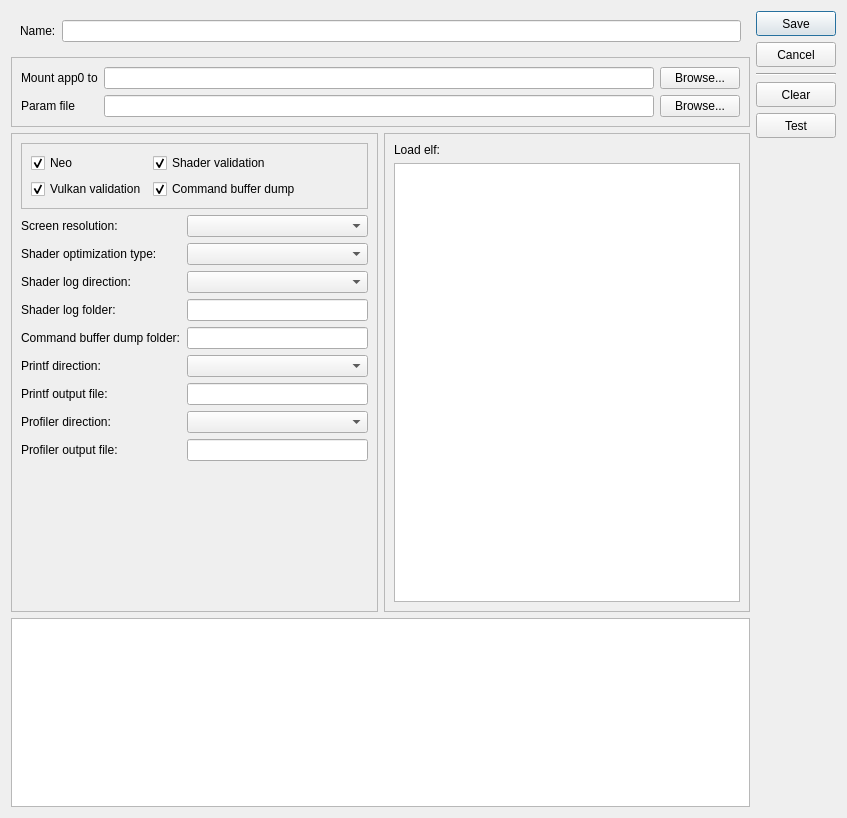
<?xml version="1.0" encoding="UTF-8"?>
<ui version="4.0">
 <class>ConfigurationEditDialog</class>
 <widget class="QDialog" name="ConfigurationEditDialog">
  <property name="geometry">
   <rect>
    <x>0</x>
    <y>0</y>
    <width>837</width>
    <height>818</height>
   </rect>
  </property>
  <property name="windowTitle">
   <string>Dialog</string>
  </property>
  <property name="locale">
   <locale language="English" country="UnitedStates"/>
  </property>
  <layout class="QGridLayout" name="gridLayout">
   <item row="1" column="1">
    <spacer name="verticalSpacer">
     <property name="orientation">
      <enum>Qt::Vertical</enum>
     </property>
     <property name="sizeHint" stdset="0">
      <size>
       <width>20</width>
       <height>0</height>
      </size>
     </property>
    </spacer>
   </item>
   <item row="0" column="0" rowspan="2">
    <layout class="QVBoxLayout" name="verticalLayout_2">
     <property name="sizeConstraint">
      <enum>QLayout::SetDefaultConstraint</enum>
     </property>
     <item>
      <widget class="QFrame" name="frame">
       <property name="sizePolicy">
        <sizepolicy hsizetype="Preferred" vsizetype="Maximum">
         <horstretch>0</horstretch>
         <verstretch>0</verstretch>
        </sizepolicy>
       </property>
       <property name="frameShape">
        <enum>QFrame::NoFrame</enum>
       </property>
       <property name="frameShadow">
        <enum>QFrame::Raised</enum>
       </property>
       <layout class="QFormLayout" name="formLayout">
        <item row="0" column="0">
         <widget class="QLabel" name="label_2">
          <property name="text">
           <string>Name:</string>
          </property>
         </widget>
        </item>
        <item row="0" column="1">
         <widget class="MandatoryLineEdit" name="name_lineedit">
          <property name="toolTip">
           <string>&lt;html&gt;&lt;head/&gt;&lt;body&gt;&lt;p&gt;Configuration name&lt;/p&gt;&lt;/body&gt;&lt;/html&gt;</string>
          </property>
          <property name="frame">
           <bool>true</bool>
          </property>
          <property name="clearButtonEnabled">
           <bool>true</bool>
          </property>
         </widget>
        </item>
       </layout>
      </widget>
     </item>
     <item>
      <widget class="QFrame" name="file_groupbox">
       <property name="sizePolicy">
        <sizepolicy hsizetype="Preferred" vsizetype="Maximum">
         <horstretch>0</horstretch>
         <verstretch>0</verstretch>
        </sizepolicy>
       </property>
       <property name="frameShape">
        <enum>QFrame::StyledPanel</enum>
       </property>
       <layout class="QFormLayout" name="formLayout_5">
        <item row="0" column="0">
         <widget class="QLabel" name="label_14">
          <property name="sizePolicy">
           <sizepolicy hsizetype="Fixed" vsizetype="Preferred">
            <horstretch>0</horstretch>
            <verstretch>0</verstretch>
           </sizepolicy>
          </property>
          <property name="text">
           <string>Mount app0 to</string>
          </property>
         </widget>
        </item>
        <item row="0" column="1">
         <layout class="QHBoxLayout" name="horizontalLayout_6">
          <item>
           <widget class="MandatoryLineEdit" name="base_directory_lineedit">
            <property name="minimumSize">
             <size>
              <width>550</width>
              <height>0</height>
             </size>
            </property>
            <property name="toolTip">
             <string>&lt;html&gt;&lt;head/&gt;&lt;body&gt;&lt;p&gt;Name of the directory where game is located&lt;/p&gt;&lt;/body&gt;&lt;/html&gt;</string>
            </property>
            <property name="clearButtonEnabled">
             <bool>true</bool>
            </property>
           </widget>
          </item>
          <item>
           <widget class="QPushButton" name="browse_base_dir_button">
            <property name="text">
             <string>Browse...</string>
            </property>
            <property name="autoDefault">
             <bool>false</bool>
            </property>
           </widget>
          </item>
         </layout>
        </item>
        <item row="2" column="0">
         <widget class="QLabel" name="label_17">
          <property name="sizePolicy">
           <sizepolicy hsizetype="Fixed" vsizetype="Preferred">
            <horstretch>0</horstretch>
            <verstretch>0</verstretch>
           </sizepolicy>
          </property>
          <property name="text">
           <string>Param file</string>
          </property>
         </widget>
        </item>
        <item row="2" column="1">
         <layout class="QHBoxLayout" name="horizontalLayout_8">
          <item>
           <widget class="QLineEdit" name="param_file_lineedit">
            <property name="toolTip">
             <string>&lt;html&gt;&lt;head/&gt;&lt;body&gt;&lt;p&gt;Path to &lt;span style=&quot; font-weight:600;&quot;&gt;param.sfo&lt;/span&gt; file&lt;/p&gt;&lt;/body&gt;&lt;/html&gt;</string>
            </property>
            <property name="clearButtonEnabled">
             <bool>true</bool>
            </property>
           </widget>
          </item>
          <item>
           <widget class="QPushButton" name="browse_param_file_button">
            <property name="text">
             <string>Browse...</string>
            </property>
            <property name="autoDefault">
             <bool>false</bool>
            </property>
           </widget>
          </item>
         </layout>
        </item>
       </layout>
      </widget>
     </item>
     <item>
      <layout class="QHBoxLayout" name="horizontalLayout">
       <item>
        <widget class="QFrame" name="configuaration_groupbox">
         <property name="sizePolicy">
          <sizepolicy hsizetype="Preferred" vsizetype="Expanding">
           <horstretch>0</horstretch>
           <verstretch>0</verstretch>
          </sizepolicy>
         </property>
         <property name="frameShape">
          <enum>QFrame::StyledPanel</enum>
         </property>
         <layout class="QFormLayout" name="formLayout_6">
          <property name="sizeConstraint">
           <enum>QLayout::SetDefaultConstraint</enum>
          </property>
          <property name="fieldGrowthPolicy">
           <enum>QFormLayout::AllNonFixedFieldsGrow</enum>
          </property>
          <item row="0" column="0" colspan="2">
           <widget class="QFrame" name="frame_4">
            <property name="frameShape">
             <enum>QFrame::StyledPanel</enum>
            </property>
            <property name="frameShadow">
             <enum>QFrame::Raised</enum>
            </property>
            <layout class="QGridLayout" name="gridLayout_5">
             <item row="0" column="0">
              <widget class="QCheckBox" name="checkBox_neo">
               <property name="toolTip">
                <string>Enable PS4 Pro mode</string>
               </property>
               <property name="text">
                <string>Neo</string>
               </property>
               <property name="checked">
                <bool>true</bool>
               </property>
              </widget>
             </item>
             <item row="1" column="0">
              <widget class="QCheckBox" name="checkBox_vulkan_validation">
               <property name="toolTip">
                <string>Enable Vulkan validation layers</string>
               </property>
               <property name="text">
                <string>Vulkan validation</string>
               </property>
               <property name="checked">
                <bool>true</bool>
               </property>
              </widget>
             </item>
             <item row="0" column="1">
              <widget class="QCheckBox" name="checkBox_shader_validation">
               <property name="toolTip">
                <string>Validate SPIR-V binary</string>
               </property>
               <property name="text">
                <string>Shader validation</string>
               </property>
               <property name="checked">
                <bool>true</bool>
               </property>
              </widget>
             </item>
             <item row="1" column="1">
              <widget class="QCheckBox" name="checkBox_cmd_dump">
               <property name="toolTip">
                <string>Dump command buffers</string>
               </property>
               <property name="text">
                <string>Command buffer dump</string>
               </property>
               <property name="checked">
                <bool>true</bool>
               </property>
              </widget>
             </item>
             <item row="1" column="2">
              <spacer name="horizontalSpacer">
               <property name="orientation">
                <enum>Qt::Horizontal</enum>
               </property>
               <property name="sizeHint" stdset="0">
                <size>
                 <width>40</width>
                 <height>20</height>
                </size>
               </property>
              </spacer>
             </item>
            </layout>
           </widget>
          </item>
          <item row="1" column="0">
           <widget class="QLabel" name="label_16">
            <property name="text">
             <string>Screen resolution:</string>
            </property>
           </widget>
          </item>
          <item row="1" column="1">
           <widget class="QComboBox" name="comboBox_screen_resolution">
            <property name="toolTip">
             <string>Window resolution</string>
            </property>
           </widget>
          </item>
          <item row="2" column="0">
           <widget class="QLabel" name="label_20">
            <property name="text">
             <string>Shader optimization type:</string>
            </property>
           </widget>
          </item>
          <item row="2" column="1">
           <widget class="QComboBox" name="comboBox_shader_optimization_type">
            <property name="toolTip">
             <string>Optimize shaders for code size or May decrease performance if enabled.</string>
            </property>
           </widget>
          </item>
          <item row="3" column="0">
           <widget class="QLabel" name="label_21">
            <property name="text">
             <string>Shader log direction:</string>
            </property>
           </widget>
          </item>
          <item row="3" column="1">
           <widget class="QComboBox" name="comboBox_shader_log_direction">
            <property name="toolTip">
             <string>Dump shaders to file or console window. May decrease performance if enabled.</string>
            </property>
           </widget>
          </item>
          <item row="4" column="0">
           <widget class="QLabel" name="label_22">
            <property name="text">
             <string>Shader log folder:</string>
            </property>
           </widget>
          </item>
          <item row="4" column="1">
           <widget class="MandatoryLineEdit" name="lineEdit_shader_log_folder">
            <property name="toolTip">
             <string>Specify directory to dump shaders</string>
            </property>
            <property name="clearButtonEnabled">
             <bool>true</bool>
            </property>
           </widget>
          </item>
          <item row="5" column="0">
           <widget class="QLabel" name="label_24">
            <property name="text">
             <string>Command buffer dump folder:</string>
            </property>
           </widget>
          </item>
          <item row="5" column="1">
           <widget class="MandatoryLineEdit" name="lineEdit_cmd_dump_folder">
            <property name="toolTip">
             <string>Specify directory to dump command buffers</string>
            </property>
            <property name="clearButtonEnabled">
             <bool>true</bool>
            </property>
           </widget>
          </item>
          <item row="6" column="0">
           <widget class="QLabel" name="label_25">
            <property name="text">
             <string>Printf direction:</string>
            </property>
           </widget>
          </item>
          <item row="6" column="1">
           <widget class="QComboBox" name="comboBox_printf_direction">
            <property name="toolTip">
             <string>Print logs to file or console window. May decrease performance if enabled.</string>
            </property>
           </widget>
          </item>
          <item row="7" column="0">
           <widget class="QLabel" name="label_26">
            <property name="text">
             <string>Printf output file:</string>
            </property>
           </widget>
          </item>
          <item row="7" column="1">
           <widget class="MandatoryLineEdit" name="lineEdit_printf_file">
            <property name="toolTip">
             <string>Specify file to dump logs</string>
            </property>
            <property name="clearButtonEnabled">
             <bool>true</bool>
            </property>
           </widget>
          </item>
          <item row="8" column="0">
           <widget class="QLabel" name="label_27">
            <property name="text">
             <string>Profiler direction:</string>
            </property>
           </widget>
          </item>
          <item row="8" column="1">
           <widget class="QComboBox" name="comboBox_profiler_direction">
            <property name="toolTip">
             <string>Enable/disable profiler. May decrease performance if enabled.</string>
            </property>
           </widget>
          </item>
          <item row="9" column="0">
           <widget class="QLabel" name="label_28">
            <property name="text">
             <string>Profiler output file:</string>
            </property>
           </widget>
          </item>
          <item row="9" column="1">
           <widget class="MandatoryLineEdit" name="lineEdit_profiler_file">
            <property name="toolTip">
             <string>Specify file to dump profiler info</string>
            </property>
            <property name="clearButtonEnabled">
             <bool>true</bool>
            </property>
           </widget>
          </item>
          <item row="11" column="0" colspan="2">
           <layout class="QHBoxLayout" name="horizontalLayout_2">
            <item>
             <spacer name="horizontalSpacer_3">
              <property name="orientation">
               <enum>Qt::Horizontal</enum>
              </property>
              <property name="sizeHint" stdset="0">
               <size>
                <width>40</width>
                <height>20</height>
               </size>
              </property>
             </spacer>
            </item>
            <item>
             <widget class="QLabel" name="image">
              <property name="minimumSize">
               <size>
                <width>240</width>
                <height>135</height>
               </size>
              </property>
              <property name="frameShape">
               <enum>QFrame::NoFrame</enum>
              </property>
              <property name="frameShadow">
               <enum>QFrame::Plain</enum>
              </property>
              <property name="text">
               <string/>
              </property>
             </widget>
            </item>
            <item>
             <spacer name="horizontalSpacer_2">
              <property name="orientation">
               <enum>Qt::Horizontal</enum>
              </property>
              <property name="sizeHint" stdset="0">
               <size>
                <width>40</width>
                <height>20</height>
               </size>
              </property>
             </spacer>
            </item>
           </layout>
          </item>
         </layout>
        </widget>
       </item>
       <item>
        <layout class="QVBoxLayout" name="verticalLayout_4">
         <item>
          <widget class="QFrame" name="frame_2">
           <property name="minimumSize">
            <size>
             <width>0</width>
             <height>0</height>
            </size>
           </property>
           <property name="frameShape">
            <enum>QFrame::StyledPanel</enum>
           </property>
           <property name="frameShadow">
            <enum>QFrame::Plain</enum>
           </property>
           <layout class="QGridLayout" name="gridLayout_2">
            <item row="0" column="0">
             <widget class="QLabel" name="label">
              <property name="text">
               <string>Load elf:</string>
              </property>
             </widget>
            </item>
            <item row="1" column="0">
             <widget class="QListWidget" name="listWidget_elfs">
              <property name="toolTip">
               <string>Select executables to load</string>
              </property>
              <property name="selectionMode">
               <enum>QAbstractItemView::NoSelection</enum>
              </property>
             </widget>
            </item>
           </layout>
          </widget>
         </item>
        </layout>
       </item>
      </layout>
     </item>
     <item>
      <widget class="QTableWidget" name="params_table"/>
     </item>
    </layout>
   </item>
   <item row="0" column="1">
    <layout class="QVBoxLayout" name="verticalLayout">
     <item>
      <widget class="QPushButton" name="ok_button">
       <property name="minimumSize">
        <size>
         <width>80</width>
         <height>25</height>
        </size>
       </property>
       <property name="text">
        <string>Save</string>
       </property>
       <property name="default">
        <bool>true</bool>
       </property>
      </widget>
     </item>
     <item>
      <widget class="QPushButton" name="cancel_button">
       <property name="minimumSize">
        <size>
         <width>80</width>
         <height>25</height>
        </size>
       </property>
       <property name="text">
        <string>Cancel</string>
       </property>
      </widget>
     </item>
     <item>
      <widget class="Line" name="line">
       <property name="orientation">
        <enum>Qt::Horizontal</enum>
       </property>
      </widget>
     </item>
     <item>
      <widget class="QPushButton" name="clear_button">
       <property name="minimumSize">
        <size>
         <width>80</width>
         <height>25</height>
        </size>
       </property>
       <property name="text">
        <string>Clear</string>
       </property>
       <property name="default">
        <bool>false</bool>
       </property>
      </widget>
     </item>
     <item>
      <widget class="QPushButton" name="test_button">
       <property name="minimumSize">
        <size>
         <width>80</width>
         <height>25</height>
        </size>
       </property>
       <property name="text">
        <string>Test</string>
       </property>
       <property name="default">
        <bool>false</bool>
       </property>
      </widget>
     </item>
    </layout>
   </item>
  </layout>
 </widget>
 <customwidgets>
  <customwidget>
   <class>MandatoryLineEdit</class>
   <extends>QLineEdit</extends>
   <header>MandatoryLineEdit.h</header>
  </customwidget>
 </customwidgets>
 <resources/>
 <connections>
  <connection>
   <sender>cancel_button</sender>
   <signal>clicked()</signal>
   <receiver>ConfigurationEditDialog</receiver>
   <slot>reject()</slot>
   <hints>
    <hint type="sourcelabel">
     <x>574</x>
     <y>65</y>
    </hint>
    <hint type="destinationlabel">
     <x>199</x>
     <y>167</y>
    </hint>
   </hints>
  </connection>
 </connections>
</ui>
